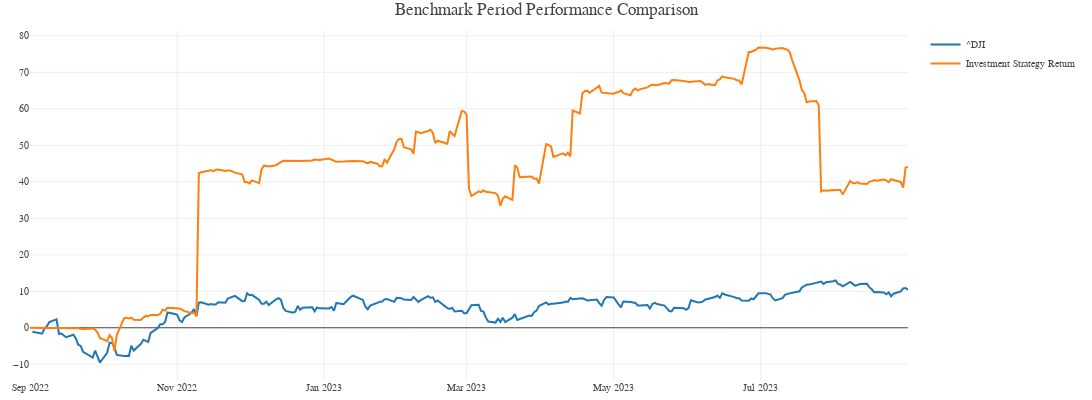

The cell this chart's notebook holds for it:
### Code cell
fig = go.Figure()

fig.add_trace(
go.Scatter(x = benchmark_df['Date'], 
        y = benchmark_df['Benchmark(^DJI) Cumulative Return'], 
        name = '^DJI'))

fig.add_trace(
go.Scatter(x = portfolio_values_df['Date'], 
           y = portfolio_values_df['Investment Strategy Cumulative Return'], 
           name = "Investment Strategy Return"))

fig.update_layout(template = temp, 
                  title = "Benchmark Period Performance Comparison",
                hovermode = 'closest',
                margin = dict(l = 30, r =30, t = 30, b = 20),
                height = 400, 
                width = 1200, 
                showlegend = True,
                xaxis = dict(tickfont = dict(size=10)),
                yaxis = dict(side = "left", tickfont = dict(size=10)),
                legend = dict(font = dict(size = 10)),)

### Figure 1 — Plotly figure (JSON) as saved in the notebook; plotly's stock layout.template omitted (floating-point values rounded to 4 significant figures; data arrays with more than 128 entries replaced by an {"elided": "..."} marker saying what was removed)
{"data": [{"name": "^DJI", "type": "scatter", "x": {"elided": "251 str values"}, "y": {"elided": "251 float values"}}, {"name": "Investment Strategy Return", "type": "scatter", "x": {"elided": "251 str values"}, "y": {"elided": "251 float values"}}], "layout": {"height": 400, "hovermode": "closest", "legend": {"font": {"size": 10}}, "margin": {"b": 20, "l": 30, "r": 30, "t": 30}, "showlegend": true, "title": {"text": "Benchmark Period Performance Comparison"}, "width": 1200, "xaxis": {"tickfont": {"size": 10}}, "yaxis": {"side": "left", "tickfont": {"size": 10}}}}
